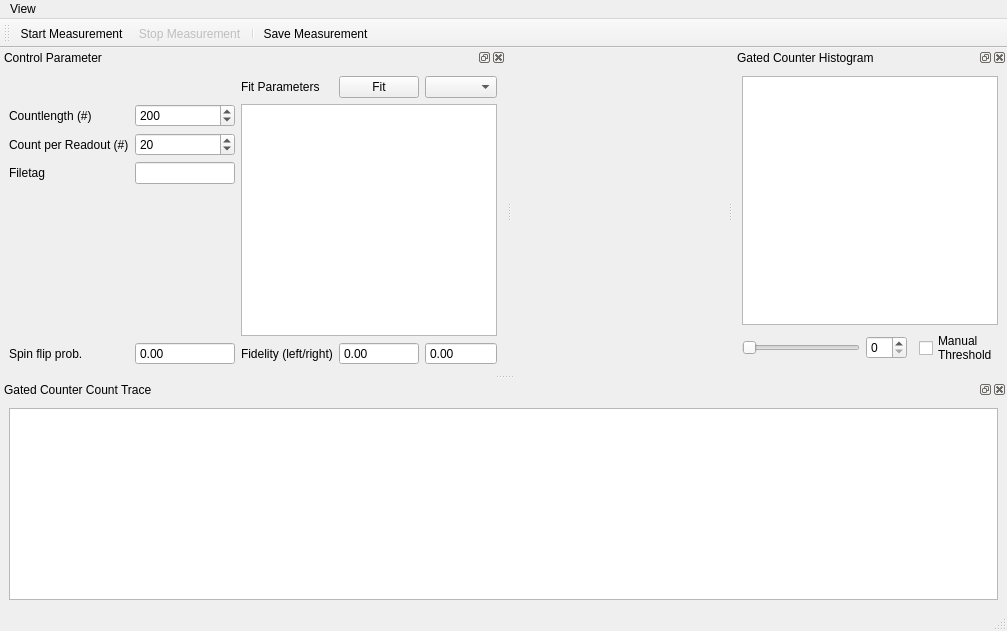
<?xml version="1.0" encoding="UTF-8"?>
<ui version="4.0">
 <class>MainWindow</class>
 <widget class="QMainWindow" name="MainWindow">
  <property name="geometry">
   <rect>
    <x>0</x>
    <y>0</y>
    <width>1007</width>
    <height>631</height>
   </rect>
  </property>
  <property name="windowTitle">
   <string>qudi: Gated Counter</string>
  </property>
  <property name="layoutDirection">
   <enum>Qt::LeftToRight</enum>
  </property>
  <widget class="QWidget" name="centralwidget">
   <layout class="QGridLayout" name="gridLayout_2"/>
  </widget>
  <widget class="QMenuBar" name="menubar">
   <property name="geometry">
    <rect>
     <x>0</x>
     <y>0</y>
     <width>1007</width>
     <height>21</height>
    </rect>
   </property>
   <widget class="QMenu" name="menuView">
    <property name="title">
     <string>View</string>
    </property>
    <addaction name="actionRestore_Default"/>
    <addaction name="actionClose"/>
   </widget>
   <addaction name="menuView"/>
  </widget>
  <widget class="QStatusBar" name="statusbar"/>
  <widget class="QToolBar" name="toolBar">
   <property name="enabled">
    <bool>true</bool>
   </property>
   <property name="windowTitle">
    <string>toolBar</string>
   </property>
   <attribute name="toolBarArea">
    <enum>TopToolBarArea</enum>
   </attribute>
   <attribute name="toolBarBreak">
    <bool>false</bool>
   </attribute>
   <addaction name="start_counter_Action"/>
   <addaction name="stop_counter_Action"/>
   <addaction name="separator"/>
   <addaction name="save_measurement_Action"/>
  </widget>
  <widget class="QDockWidget" name="count_trace_DockWidget">
   <property name="sizePolicy">
    <sizepolicy hsizetype="Preferred" vsizetype="Expanding">
     <horstretch>0</horstretch>
     <verstretch>0</verstretch>
    </sizepolicy>
   </property>
   <property name="minimumSize">
    <size>
     <width>117</width>
     <height>140</height>
    </size>
   </property>
   <property name="windowTitle">
    <string>Gated Counter Count Trace</string>
   </property>
   <attribute name="dockWidgetArea">
    <number>8</number>
   </attribute>
   <widget class="QWidget" name="dockWidgetContents_2">
    <layout class="QGridLayout" name="gridLayout_5">
     <item row="0" column="0">
      <layout class="QGridLayout" name="gridLayout_3">
       <item row="1" column="0">
        <widget class="PlotWidget" name="gated_count_trace_PlotWidget">
         <property name="sizePolicy">
          <sizepolicy hsizetype="Expanding" vsizetype="Preferred">
           <horstretch>0</horstretch>
           <verstretch>0</verstretch>
          </sizepolicy>
         </property>
        </widget>
       </item>
      </layout>
     </item>
    </layout>
   </widget>
  </widget>
  <widget class="QDockWidget" name="histogram_DockWidget">
   <property name="sizePolicy">
    <sizepolicy hsizetype="Preferred" vsizetype="Expanding">
     <horstretch>0</horstretch>
     <verstretch>0</verstretch>
    </sizepolicy>
   </property>
   <property name="layoutDirection">
    <enum>Qt::LeftToRight</enum>
   </property>
   <property name="floating">
    <bool>false</bool>
   </property>
   <property name="features">
    <set>QDockWidget::AllDockWidgetFeatures</set>
   </property>
   <property name="allowedAreas">
    <set>Qt::RightDockWidgetArea</set>
   </property>
   <property name="windowTitle">
    <string>Gated Counter Histogram</string>
   </property>
   <attribute name="dockWidgetArea">
    <number>2</number>
   </attribute>
   <widget class="QWidget" name="dockWidgetContents_3">
    <layout class="QGridLayout" name="gridLayout_6">
     <item row="0" column="0">
      <layout class="QGridLayout" name="gridLayout_4">
       <item row="1" column="1">
        <widget class="QSpinBox" name="hist_bins_SpinBox"/>
       </item>
       <item row="1" column="0">
        <widget class="QSlider" name="hist_bins_Slider">
         <property name="toolTip">
          <string>&lt;html&gt;&lt;head/&gt;&lt;body&gt;&lt;p&gt;Set the amout of bins which are&lt;br/&gt;summed together to obtain a &lt;br/&gt;point  (as the summed value) in the &lt;br/&gt;histogram.&lt;/p&gt;&lt;/body&gt;&lt;/html&gt;</string>
         </property>
         <property name="orientation">
          <enum>Qt::Horizontal</enum>
         </property>
        </widget>
       </item>
       <item row="1" column="3">
        <widget class="QCheckBox" name="checkBox">
         <property name="text">
          <string>Manual
Threshold</string>
         </property>
        </widget>
       </item>
       <item row="0" column="0" colspan="4">
        <widget class="PlotWidget" name="histogram_PlotWidget">
         <property name="sizePolicy">
          <sizepolicy hsizetype="Expanding" vsizetype="Preferred">
           <horstretch>0</horstretch>
           <verstretch>0</verstretch>
          </sizepolicy>
         </property>
        </widget>
       </item>
      </layout>
     </item>
    </layout>
   </widget>
  </widget>
  <widget class="QDockWidget" name="control_param_DockWidget">
   <property name="sizePolicy">
    <sizepolicy hsizetype="Preferred" vsizetype="Minimum">
     <horstretch>0</horstretch>
     <verstretch>0</verstretch>
    </sizepolicy>
   </property>
   <property name="allowedAreas">
    <set>Qt::AllDockWidgetAreas</set>
   </property>
   <property name="windowTitle">
    <string>Control Parameter</string>
   </property>
   <attribute name="dockWidgetArea">
    <number>1</number>
   </attribute>
   <widget class="QWidget" name="dockWidgetContents_4">
    <layout class="QGridLayout" name="gridLayout_7">
     <item row="0" column="0">
      <layout class="QGridLayout" name="gridLayout">
       <property name="sizeConstraint">
        <enum>QLayout::SetMinimumSize</enum>
       </property>
       <property name="spacing">
        <number>6</number>
       </property>
       <item row="2" column="1">
        <widget class="QSpinBox" name="count_per_readout_SpinBox">
         <property name="toolTip">
          <string>&lt;html&gt;&lt;head/&gt;&lt;body&gt;&lt;p&gt;Specify how many counts are read out&lt;br/&gt;at once per readout request to the &lt;br/&gt;hardware.&lt;br/&gt;This number won't affect the structure&lt;br/&gt;of the obtained data. With a higher &lt;br/&gt;number you will solely reduce the&lt;br/&gt;workload for the PC, since you descrease&lt;br/&gt;the readout processes per time.&lt;/p&gt;&lt;/body&gt;&lt;/html&gt;</string>
         </property>
         <property name="maximum">
          <number>1000000</number>
         </property>
         <property name="value">
          <number>20</number>
         </property>
        </widget>
       </item>
       <item row="0" column="4">
        <widget class="QComboBox" name="fit_methods_ComboBox"/>
       </item>
       <item row="0" column="2">
        <widget class="QLabel" name="label_4">
         <property name="text">
          <string>Fit Parameters</string>
         </property>
        </widget>
       </item>
       <item row="0" column="3">
        <widget class="QPushButton" name="fit_PushButton">
         <property name="enabled">
          <bool>true</bool>
         </property>
         <property name="text">
          <string>Fit</string>
         </property>
        </widget>
       </item>
       <item row="5" column="0">
        <widget class="QLabel" name="label_5">
         <property name="text">
          <string>Spin flip prob.</string>
         </property>
        </widget>
       </item>
       <item row="2" column="0">
        <widget class="QLabel" name="label_3">
         <property name="text">
          <string>Count per Readout (#)</string>
         </property>
        </widget>
       </item>
       <item row="3" column="0">
        <widget class="QLabel" name="label_2">
         <property name="text">
          <string>Filetag</string>
         </property>
        </widget>
       </item>
       <item row="1" column="0">
        <widget class="QLabel" name="label">
         <property name="sizePolicy">
          <sizepolicy hsizetype="Maximum" vsizetype="Preferred">
           <horstretch>0</horstretch>
           <verstretch>0</verstretch>
          </sizepolicy>
         </property>
         <property name="text">
          <string>Countlength (#)</string>
         </property>
        </widget>
       </item>
       <item row="3" column="1">
        <widget class="QLineEdit" name="filetag_LineEdit">
         <property name="maximumSize">
          <size>
           <width>100</width>
           <height>16777215</height>
          </size>
         </property>
         <property name="toolTip">
          <string>&lt;html&gt;&lt;head/&gt;&lt;body&gt;&lt;p&gt;Enter the descriptive name for this&lt;br/&gt;measurement. The file will be saved with &lt;br/&gt;a date and timestamp prefix and the&lt;br/&gt;descriptive name will be append to that&lt;br/&gt;string.&lt;/p&gt;&lt;/body&gt;&lt;/html&gt;</string>
         </property>
        </widget>
       </item>
       <item row="1" column="1">
        <widget class="QSpinBox" name="count_length_SpinBox">
         <property name="sizePolicy">
          <sizepolicy hsizetype="Fixed" vsizetype="Fixed">
           <horstretch>0</horstretch>
           <verstretch>0</verstretch>
          </sizepolicy>
         </property>
         <property name="minimumSize">
          <size>
           <width>100</width>
           <height>0</height>
          </size>
         </property>
         <property name="toolTip">
          <string>&lt;html&gt;&lt;head/&gt;&lt;body&gt;&lt;p&gt;Maximal reserved bufferlength&lt;br/&gt;on the gated counting hardware.&lt;/p&gt;&lt;/body&gt;&lt;/html&gt;</string>
         </property>
         <property name="maximum">
          <number>1000000</number>
         </property>
         <property name="value">
          <number>200</number>
         </property>
        </widget>
       </item>
       <item row="5" column="2">
        <widget class="QLabel" name="label_6">
         <property name="maximumSize">
          <size>
           <width>100</width>
           <height>16777215</height>
          </size>
         </property>
         <property name="text">
          <string>Fidelity (left/right)</string>
         </property>
        </widget>
       </item>
       <item row="5" column="3">
        <widget class="QDoubleSpinBox" name="fidelity_left_DSpinBox">
         <property name="maximumSize">
          <size>
           <width>100</width>
           <height>16777215</height>
          </size>
         </property>
         <property name="readOnly">
          <bool>true</bool>
         </property>
         <property name="buttonSymbols">
          <enum>QAbstractSpinBox::NoButtons</enum>
         </property>
        </widget>
       </item>
       <item row="5" column="4">
        <widget class="QDoubleSpinBox" name="fidelity_right_DSpinBox">
         <property name="maximumSize">
          <size>
           <width>100</width>
           <height>16777215</height>
          </size>
         </property>
         <property name="readOnly">
          <bool>true</bool>
         </property>
         <property name="buttonSymbols">
          <enum>QAbstractSpinBox::NoButtons</enum>
         </property>
        </widget>
       </item>
       <item row="1" column="2" rowspan="4" colspan="3">
        <widget class="QTextEdit" name="fit_param_TextEdit">
         <property name="sizePolicy">
          <sizepolicy hsizetype="MinimumExpanding" vsizetype="Expanding">
           <horstretch>0</horstretch>
           <verstretch>0</verstretch>
          </sizepolicy>
         </property>
         <property name="minimumSize">
          <size>
           <width>0</width>
           <height>90</height>
          </size>
         </property>
        </widget>
       </item>
       <item row="5" column="1">
        <widget class="QDoubleSpinBox" name="spin_flip_prob_DSpinBox">
         <property name="enabled">
          <bool>true</bool>
         </property>
         <property name="maximumSize">
          <size>
           <width>100</width>
           <height>16777215</height>
          </size>
         </property>
         <property name="autoFillBackground">
          <bool>false</bool>
         </property>
         <property name="readOnly">
          <bool>true</bool>
         </property>
         <property name="buttonSymbols">
          <enum>QAbstractSpinBox::NoButtons</enum>
         </property>
        </widget>
       </item>
      </layout>
     </item>
    </layout>
   </widget>
  </widget>
  <action name="start_counter_Action">
   <property name="icon">
    <iconset>
     <normaloff>../../artwork/icons/qudiTheme/22x22/start-counter.png</normaloff>../../artwork/icons/qudiTheme/22x22/start-counter.png</iconset>
   </property>
   <property name="text">
    <string>Start Measurement</string>
   </property>
   <property name="toolTip">
    <string>Start Gated Counter Measurement</string>
   </property>
  </action>
  <action name="stop_counter_Action">
   <property name="enabled">
    <bool>false</bool>
   </property>
   <property name="icon">
    <iconset>
     <normaloff>../../artwork/icons/qudiTheme/22x22/stop-counter.png</normaloff>../../artwork/icons/qudiTheme/22x22/stop-counter.png</iconset>
   </property>
   <property name="text">
    <string>Stop Measurement</string>
   </property>
   <property name="toolTip">
    <string>Stop the Gated Counter Measurement</string>
   </property>
  </action>
  <action name="action_continue_measurement">
   <property name="icon">
    <iconset>
     <normaloff>../../artwork/icons/qudiTheme/36x36/play_resume_36x36.png</normaloff>../../artwork/icons/qudiTheme/36x36/play_resume_36x36.png</iconset>
   </property>
   <property name="text">
    <string>Continue Measurement</string>
   </property>
   <property name="toolTip">
    <string>Continue Gated Counter Measurement</string>
   </property>
  </action>
  <action name="save_measurement_Action">
   <property name="icon">
    <iconset>
     <normaloff>../../artwork/icons/oxygen/22x22/document-save.png</normaloff>../../artwork/icons/oxygen/22x22/document-save.png</iconset>
   </property>
   <property name="text">
    <string>Save Measurement</string>
   </property>
   <property name="toolTip">
    <string>Save the Measurement to File</string>
   </property>
  </action>
  <action name="actionRestore_Default">
   <property name="text">
    <string>Restore Default</string>
   </property>
  </action>
  <action name="actionClose">
   <property name="icon">
    <iconset>
     <normaloff>../../artwork/icons/oxygen/22x22/application-exit.png</normaloff>../../artwork/icons/oxygen/22x22/application-exit.png</iconset>
   </property>
   <property name="text">
    <string>Close</string>
   </property>
  </action>
 </widget>
 <customwidgets>
  <customwidget>
   <class>PlotWidget</class>
   <extends>QGraphicsView</extends>
   <header>pyqtgraph</header>
  </customwidget>
 </customwidgets>
 <resources/>
 <connections>
  <connection>
   <sender>actionClose</sender>
   <signal>triggered()</signal>
   <receiver>MainWindow</receiver>
   <slot>close()</slot>
   <hints>
    <hint type="sourcelabel">
     <x>-1</x>
     <y>-1</y>
    </hint>
    <hint type="destinationlabel">
     <x>326</x>
     <y>205</y>
    </hint>
   </hints>
  </connection>
 </connections>
</ui>
